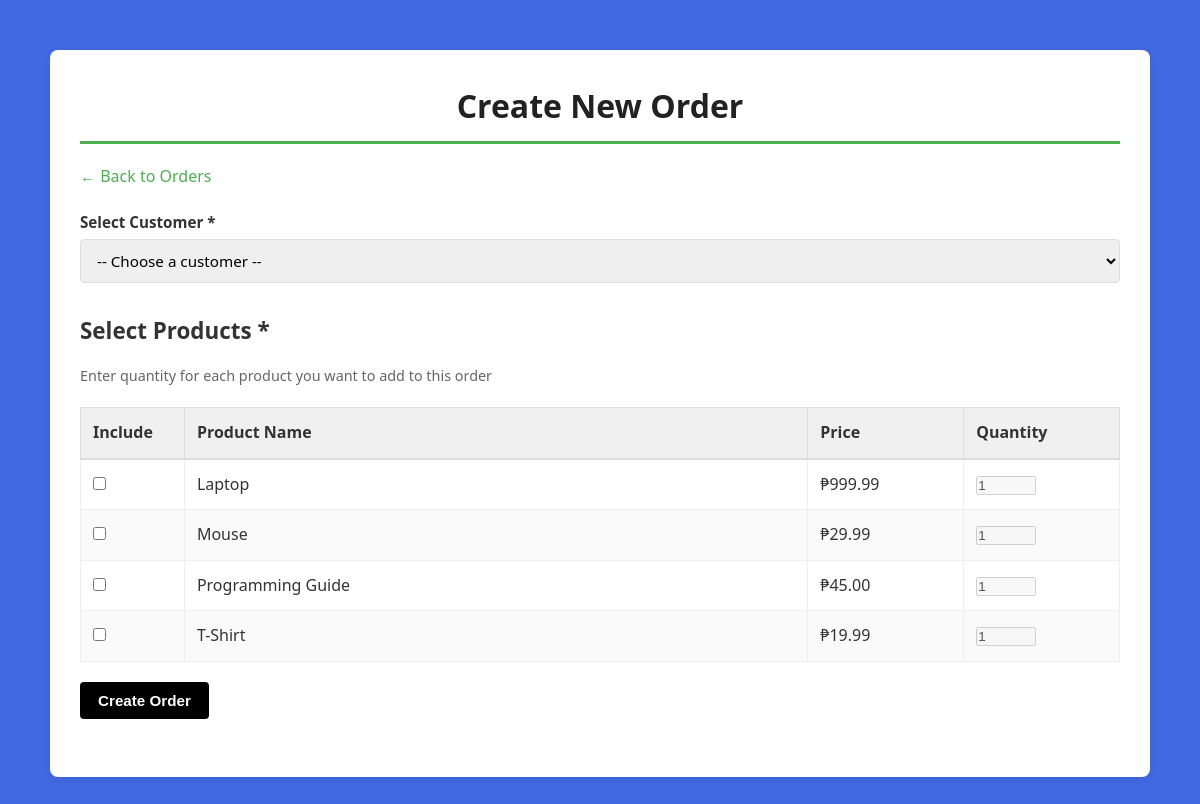
/add_order.php, run on the app's committed database.
### tables this page shows
CREATE TABLE IF NOT EXISTS products (
    id INT AUTO_INCREMENT PRIMARY KEY,
    category_id INT NOT NULL,
    name VARCHAR(150) NOT NULL,
    price DECIMAL(10, 2) NOT NULL,
    stock INT DEFAULT 0,
    created_at TIMESTAMP DEFAULT CURRENT_TIMESTAMP,
    FOREIGN KEY (category_id) REFERENCES categories(categories_id) ON DELETE CASCADE,
    INDEX idx_category (category_id)
);

### add_order.php (the view, shortened to what this page needs)
<?php
require 'database.php';
$products = $conn->query("SELECT id, name, price FROM products ORDER BY name ASC");
?>
<!doctype html>
<html>
<head>
    <link rel="stylesheet" href="style.css">
</head>
<body>
<div class="container">
    <h1>Create New Order</h1>
    <a href="view_orders.php">← Back to Orders</a>
    <form method="post" style="margin-top: 20px;">
        <div class="form-row">
            <label for="customer">Select Customer *</label>
            <select id="customer" name="customer_id" required>
                <option value="">-- Choose a customer --</option>
            </select>
        </div>
        <h2>Select Products *</h2>
        <p class="small">Enter quantity for each product you want to add to this order</p>
        <?php if ($products && $products->num_rows > 0): ?>
            <table>
                <thead>
                    <tr>
                        <th style="width: 10%;">Include</th>
                        <th>Product Name</th>
                        <th style="width: 15%;">Price</th>
                        <th style="width: 15%;">Quantity</th>
                    </tr>
                </thead>
                <tbody>
                    <?php while ($p = $products->fetch_assoc()): ?>
                        <tr>
                            <td>
                                <input type="checkbox" name="product_id[]" value="<?= $p['id'] ?>"
                                       onchange="toggleQuantity(this, 'qty_<?= $p['id'] ?>')">
                            </td>
                            <td><?= htmlspecialchars($p['name']) ?></td>
                            <td>₱<?= number_format($p['price'], 2) ?></td>
                            <td>
                                <input type="number" id="qty_<?= $p['id'] ?>" name="quantity[]"
                                       value="1" min="0" max="999" disabled>
                            </td>
                        </tr>
                    <?php endwhile; ?>
                </tbody>
            </table>
        <?php else: ?>
            <p class="error">No products available. <a href="add_product.php">Add products first</a></p>
        <?php endif; ?>
        <button class="btn btn-primary" type="submit" style="margin-top: 20px;">Create Order</button>
    </form>
</div>
</body>
</html>

### style.css (style rules this page uses)
* { margin: 0; padding: 0; box-sizing: border-box; }
body { font-family: 'Segoe UI', Tahoma, Geneva, Verdana, sans-serif; background-color: #4169E1; color: #333; line-height: 1.6; min-height: 100vh; padding: 20px; }
.container { max-width: 1100px; margin: 30px auto; background: white; padding: 30px; border-radius: 8px; box-shadow: 0 2px 10px rgba(0, 0, 0, 0.08); }
h1 { color: #222; margin-bottom: 20px; font-size: 2em; border-bottom: 3px solid #4CAF50; padding-bottom: 10px; text-align: center; }
h2 { color: #333; margin-top: 30px; margin-bottom: 15px; font-size: 1.4em; }
a { color: #4CAF50; text-decoration: none; transition: color 0.3s ease; }
form { margin: 20px 0; }
.form-row { margin-bottom: 15px; }
.form-row label { display: block; margin-bottom: 5px; font-weight: 600; color: #333; font-size: 0.95em; }
.form-row input[type="text"], .form-row input[type="email"], .form-row input[type="number"], .form-row input[type="phone"], .form-row select { width: 100%; padding: 10px 12px; border: 1px solid #ddd; border-radius: 4px; font-size: 0.95em; font-family: inherit; transition: border-color 0.3s; }
.btn { display: inline-block; padding: 10px 18px; border-radius: 4px; border: none; cursor: pointer; font-size: 0.95em; font-weight: 600; transition: all 0.3s ease; text-decoration: none; margin-right: 8px; margin-bottom: 8px; }
.btn-primary { background: #000; color: white; }
table { width: 100%; border-collapse: collapse; margin-top: 20px; }
table thead { background: #f9f9f9; border-bottom: 2px solid #ddd; }
table th { padding: 12px; text-align: left; font-weight: 600; color: #333; background: #f0f0f0; border: 1px solid #ddd; }
table td { padding: 12px; border: 1px solid #eee; color: #333; }
table tbody tr:nth-child(even) { background: #fafafa; }
.small { font-size: 0.9em; color: #666; }

### data on the page
products: name "Laptop", price "999.99", id "1"
products: name "Mouse", price "29.99"
products: name "Programming Guide", price "45.00"
products: name "T-Shirt", price "19.99"
